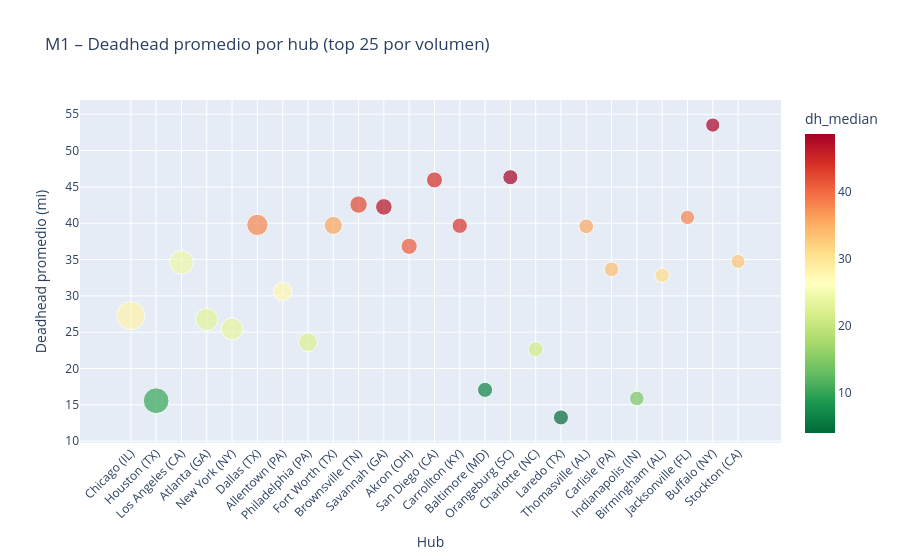

The notebook cell this image was saved under:
### Code cell
# Deadhead promedio por hub (top 20 por volumen)
dh_hub = (
    df_dh.groupby('HubOrigin')['deadhead_mi']
    .agg(['mean', 'median', 'count'])
    .reset_index()
    .rename(columns={'mean': 'dh_mean', 'median': 'dh_median',
                     'count': 'n_cargas', 'HubOrigin': 'hub'})
    .sort_values('n_cargas', ascending=False)
    .head(25)
)

fig_dh_hub = px.scatter(
    dh_hub, x='hub', y='dh_mean',
    size='n_cargas', color='dh_median',
    color_continuous_scale='RdYlGn_r',
    title='M1 – Deadhead promedio por hub (top 25 por volumen)',
    labels={'dh_mean': 'Deadhead promedio (mi)', 'hub': 'Hub', 'n_cargas': 'N cargas'}
)
fig_dh_hub.update_layout(xaxis_tickangle=-45)
fig_dh_hub.show()

### Figure 1 — Plotly figure (JSON) as saved in the notebook; plotly's stock layout.template omitted (floating-point values rounded to 4 significant figures)
{"data": [{"hovertemplate": "Hub=%{x}<br>Deadhead promedio (mi)=%{y}<br>N cargas=%{marker.size}<br>dh_median=%{marker.color}<extra></extra>", "legendgroup": "", "marker": {"color": [27.91, 10.12, 24.3, 23.14, 23.59, 37.97, 27.31, 22.54, 35.88, 42.4, 47.08, 41.14, 44.54, 43.92, 6.475, 48.58, 21.23, 4.081, 35.64, 33.81, 14.39, 31.06, 38.1, 48.2, 33.15], "coloraxis": "coloraxis", "size": [2012541, 1674307, 1427706, 1261274, 1235391, 1146925, 907119, 896016, 828142, 766575, 694303, 664975, 648302, 592299, 577326, 575299, 572320, 569667, 550916, 546831, 543736, 536042, 516392, 505698, 502111], "sizemode": "area", "sizeref": 5031.0, "symbol": "circle"}, "mode": "markers", "name": "", "orientation": "v", "showlegend": false, "type": "scatter", "x": ["Chicago (IL)", "Houston (TX)", "Los Angeles (CA)", "Atlanta (GA)", "New York (NY)", "Dallas (TX)", "Allentown (PA)", "Philadelphia (PA)", "Fort Worth (TX)", "Brownsville (TN)", "Savannah (GA)", "Akron (OH)", "San Diego (CA)", "Carrollton (KY)", "Baltimore (MD)", "Orangeburg (SC)", "Charlotte (NC)", "Laredo (TX)", "Thomasville (AL)", "Carlisle (PA)", "Indianapolis (IN)", "Birmingham (AL)", "Jacksonville (FL)", "Buffalo (NY)", "Stockton (CA)"], "xaxis": "x", "y": [27.28, 15.57, 34.62, 26.75, 25.44, 39.77, 30.61, 23.63, 39.69, 42.56, 42.24, 36.82, 45.96, 39.65, 17.06, 46.33, 22.64, 13.26, 39.57, 33.65, 15.87, 32.83, 40.79, 53.51, 34.75], "yaxis": "y"}], "layout": {"coloraxis": {"autocolorscale": false, "colorbar": {"title": {"text": "dh_median"}}, "colorscale": [[0, "rgb(0,104,55)"], [0.1, "rgb(26,152,80)"], [0.2, "rgb(102,189,99)"], [0.3, "rgb(166,217,106)"], [0.4, "rgb(217,239,139)"], [0.5, "rgb(255,255,191)"], [0.6, "rgb(254,224,139)"], [0.7, "rgb(253,174,97)"], [0.8, "rgb(244,109,67)"], [0.9, "rgb(215,48,39)"], [1, "rgb(165,0,38)"]]}, "legend": {"itemsizing": "constant", "tracegroupgap": 0}, "title": {"text": "M1 – Deadhead promedio por hub (top 25 por volumen)"}, "xaxis": {"anchor": "y", "domain": [0, 1], "tickangle": -45, "title": {"text": "Hub"}}, "yaxis": {"anchor": "x", "domain": [0, 1], "title": {"text": "Deadhead promedio (mi)"}}}}
